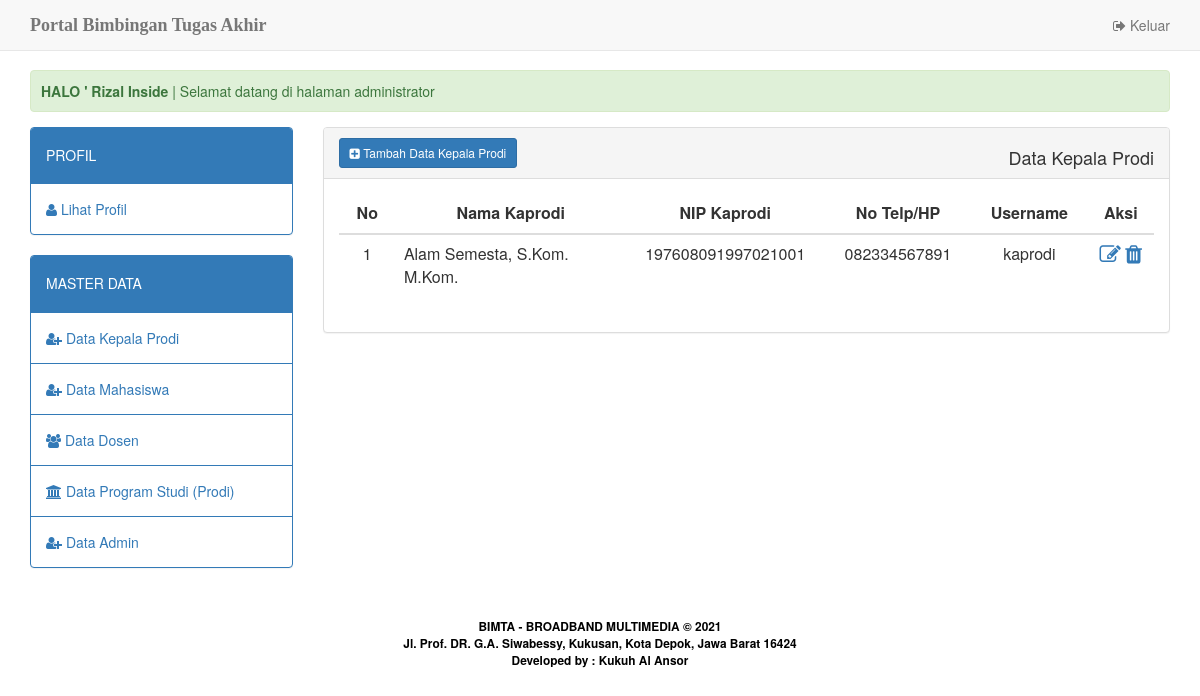
Before: /home.php?apps=kaprodi (signed in) with the older database file.
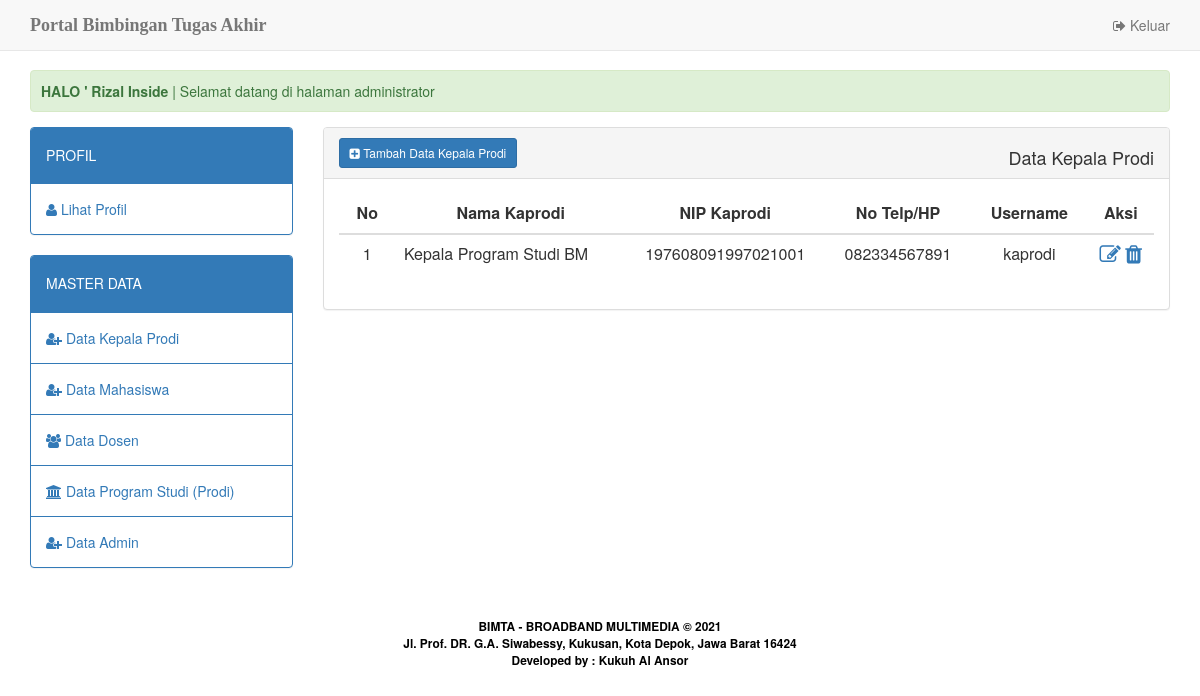
After: the same page with the newer database file.
### tables this page shows
CREATE TABLE `kaprodi` (
  `id_kaprodi` int(2) NOT NULL,
  `nm_kaprodi` varchar(50) NOT NULL,
  `nip_kaprodi` char(18) NOT NULL,
  `no_telp` char(12) DEFAULT NULL,
  `id_prodi` int(2) NOT NULL,
  `username` char(8) NOT NULL,
  `password` char(8) NOT NULL,
  `status_user` varchar(7) NOT NULL DEFAULT 'kaprodi'
);

### apps/app_kaprodi/view.php (the view, shortened to what this page needs)
<div class="panel panel-default">
	<div class="panel-heading">
			<?php if ($_SESSION['user_level']=='admin') { ?>
			<a href="?apps=kaprodi&amp;act=add" class="btn btn-primary btn-sm"><i class="fa fa-plus-square"></i> Tambah Data Kepala Prodi </a>
			<span class="pull-right">
			<h4>Data Kepala Prodi </h4>
			<?php } else { ?>
			<h4>Data Kepala Prodi </h4>
			<?php } ?>
	</div>
	<div class="panel-body">
		<table width="20%" class="table table-hover" id="tbl_users">
			<thead>
	    		<tr>
	    			<th width="5%" style="width: 5%"><div align="center">No</div></th>
	    			<th width="20%" style="width: 20%"><div align="center">Nama Kaprodi</div></th>
	    			<th width="7%" style="width: 7%"><div align="center">NIP Kaprodi</div></th>
					<th width="7%" style="width: 7%"><div align="center">No Telp/HP</div></th>
					<th width="7%" style="width: 7%"><div align="center">Username</div></th>
					<th width="5%" style="width: 5%"><div align="center">Aksi</div></th>
	    		</tr>
	    	</thead>
	    	<tbody>
	    		<?php
	    		 	if ($_SESSION['user_level']=='admin') {
	    		 	    $where = $row3['id_prodi'];
	    		 	}else{
	    		 		$where = "";
	    		 	}
	    		 	$stmt = $db_con->prepare("SELECT * FROM kaprodi where id_prodi=$where ORDER BY nm_kaprodi ASC");
					$stmt->execute();
					if($stmt->rowCount() > 0)	{
					$no=1;
					while($row=$stmt->fetch(PDO::FETCH_ASSOC)) {
				?>
					<tr>
						<td><div align="center"><?php echo $no; ?></div></td>
						<td><?php echo $row['nm_kaprodi']; ?></td>
						<td><div align="center"><?php echo $row['nip_kaprodi']; ?></div></td>
						<td><div align="center"><?php echo $row['no_telp']; ?></div></td>
						<td><div align="center"><?php echo $row['username']; ?></div></td>
					    <td align="center">
							<a class="edit-link" href="?apps=kaprodi&act=edit&id=<?php echo $row['id_kaprodi']; ?>" title="Edit">
							   <i class="fa fa-pencil-square-o fa-lg" aria-hidden="true"></i>						    </a>
							<a href="?apps=kaprodi&act=hapus&id=<?php echo $row['id_kaprodi']; ?>" onclick="return confirm('Yakin untuk menghapus data?')" title="Delete">
							   <i class="fa fa-trash fa-lg" aria-hidden="true"></i>						    </a>
					</tr>
				<?php
					$no++;
				 	} } else{ ?>   <div class="alert alert-warning"><span class="glyphicon glyphicon-info-sign"></span> &nbsp; Data tidak ditemukan</div>
        <?php   } 	?>
	    	</tbody>
		</table>
	</div>
</div>

Changed rows visible on the page:
changed kaprodi "kaprodi": nm_kaprodi "Alam Semesta, S.Kom. M.Kom." → "Kepala Program Studi BM"
